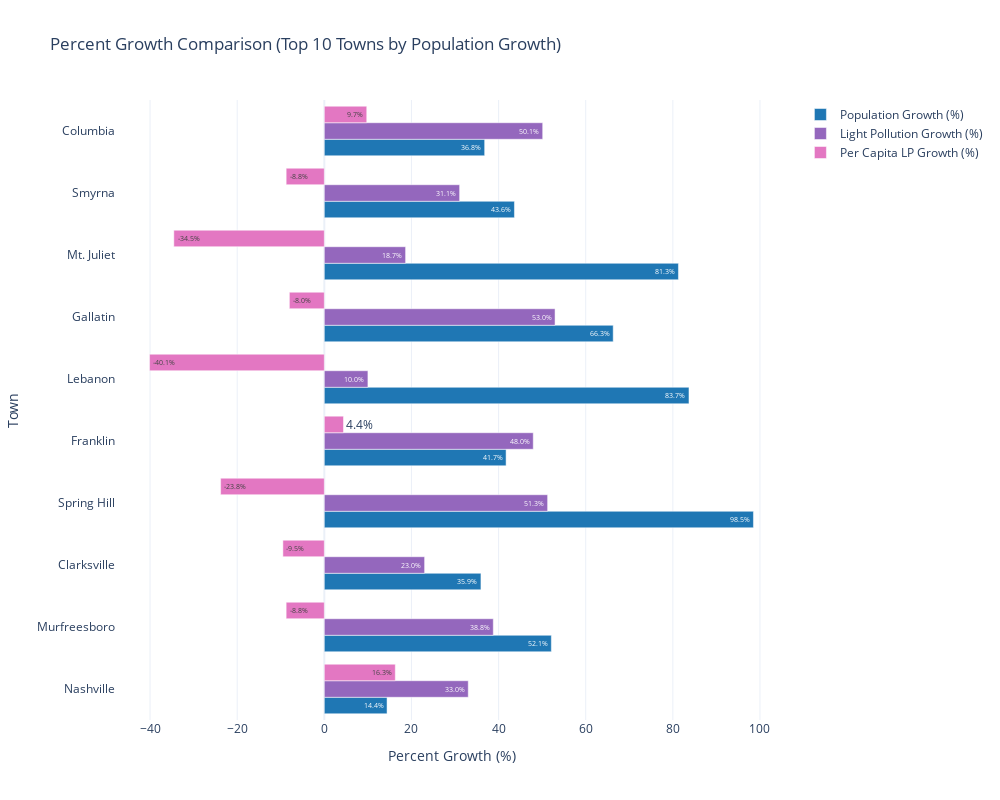

Notebook code for this chart:
### Markdown cell above
# change colors

### Code cell
import pandas as pd
import plotly.graph_objects as go

# Load your dataset


# Ensure Year column exists
if 'Year' not in df.columns:
    df['Year'] = pd.to_datetime(df['date']).dt.year

# Calculate light pollution per capita
df['light_pollution_per_capita'] = df['light_pollution'] / df['Population']

# Functions to calculate raw growth and percent growth
def get_growth(df, col):
    start = df[df['Year'] == df['Year'].min()].groupby('NAME')[col].mean()
    end = df[df['Year'] == df['Year'].max()].groupby('NAME')[col].mean()
    return (end - start).dropna()

def get_percent_growth(df, col):
    start = df[df['Year'] == df['Year'].min()].groupby('NAME')[col].mean()
    end = df[df['Year'] == df['Year'].max()].groupby('NAME')[col].mean()
    return ((end - start) / start).dropna() * 100

# Get raw population growth for top 10 selection
pop_growth = get_growth(df, 'Population')

# Calculate percent growth
pop_pct_growth = get_percent_growth(df, 'Population')
ntl_pct_growth = get_percent_growth(df, 'ntl_sum')
lp_per_capita_pct_growth = get_percent_growth(df, 'light_pollution_per_capita')

# Combine into a DataFrame
percent_growth_df = pd.DataFrame({
    'Population Growth (%)': pop_pct_growth,
    'Light Pollution Growth (%)': ntl_pct_growth,
    'Per Capita LP Growth (%)': lp_per_capita_pct_growth
}).dropna()

# Select top 10 towns by raw population growth
top10_names = pop_growth.sort_values(ascending=False).head(10).index
top10_percent = percent_growth_df.loc[top10_names]

# Melt for plotting
percent_long = top10_percent.reset_index().melt(id_vars='NAME', var_name='Metric', value_name='Percent Growth')

# Colors
colors = {
    'Population Growth (%)': '#1f77b4',
    'Light Pollution Growth (%)': '#9467bd',
    'Per Capita LP Growth (%)': '#e377c2'
}

# Plot
fig = go.Figure()

for metric in percent_long['Metric'].unique():
    metric_data = percent_long[percent_long['Metric'] == metric]
    fig.add_trace(go.Bar(
        x=metric_data['Percent Growth'],
        y=metric_data['NAME'],
        orientation='h',
        name=metric,
        marker_color=colors[metric],
        text=metric_data['Percent Growth'].round(1).astype(str) + '%',
        textposition='auto'
    ))

fig.update_layout(
    title='Percent Growth Comparison (Top 10 Towns by Population Growth)',
    xaxis_title='Percent Growth (%)',
    yaxis_title='Town',
    barmode='group',
    height=800,
    width=1000,
    template='plotly_white'
)

fig.show()

### Figure 1 — Plotly figure (JSON) as saved in the notebook; plotly's stock layout.template omitted (floating-point values rounded to 4 significant figures)
{"data": [{"marker": {"color": "#1f77b4"}, "name": "Population Growth (%)", "orientation": "h", "text": ["14.4%", "52.1%", "35.9%", "98.5%", "41.7%", "83.7%", "66.3%", "81.3%", "43.6%", "36.8%"], "textposition": "auto", "type": "bar", "x": [14.4, 52.11, 35.95, 98.5, 41.72, 83.7, 66.31, 81.29, 43.64, 36.8], "y": ["Nashville", "Murfreesboro", "Clarksville", "Spring Hill", "Franklin", "Lebanon", "Gallatin", "Mt. Juliet", "Smyrna", "Columbia"]}, {"marker": {"color": "#9467bd"}, "name": "Light Pollution Growth (%)", "orientation": "h", "text": ["33.0%", "38.8%", "23.0%", "51.3%", "48.0%", "10.0%", "53.0%", "18.7%", "31.1%", "50.1%"], "textposition": "auto", "type": "bar", "x": [33.04, 38.78, 23.02, 51.26, 47.96, 10.01, 52.96, 18.66, 31.06, 50.13], "y": ["Nashville", "Murfreesboro", "Clarksville", "Spring Hill", "Franklin", "Lebanon", "Gallatin", "Mt. Juliet", "Smyrna", "Columbia"]}, {"marker": {"color": "#e377c2"}, "name": "Per Capita LP Growth (%)", "orientation": "h", "text": ["16.3%", "-8.8%", "-9.5%", "-23.8%", "4.4%", "-40.1%", "-8.0%", "-34.5%", "-8.8%", "9.7%"], "textposition": "auto", "type": "bar", "x": [16.29, -8.762, -9.511, -23.8, 4.399, -40.12, -8.026, -34.55, -8.759, 9.738], "y": ["Nashville", "Murfreesboro", "Clarksville", "Spring Hill", "Franklin", "Lebanon", "Gallatin", "Mt. Juliet", "Smyrna", "Columbia"]}], "layout": {"barmode": "group", "height": 800, "title": {"text": "Percent Growth Comparison (Top 10 Towns by Population Growth)"}, "width": 1000, "xaxis": {"title": {"text": "Percent Growth (%)"}}, "yaxis": {"title": {"text": "Town"}}}}
